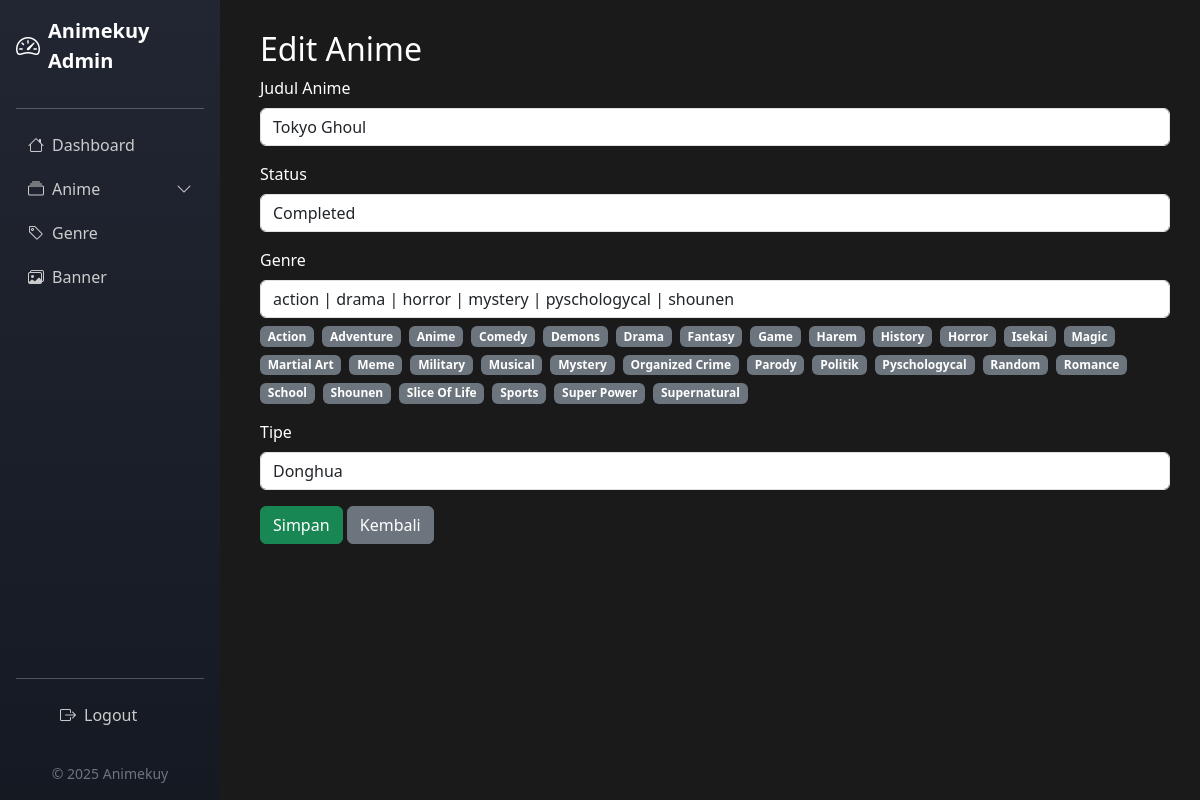
/admin/edit_anime.php?id=17 (signed in), run on the app's committed database.
### tables this page shows
CREATE TABLE `tb_anime` (
  `id_anime` int(11) NOT NULL,
  `judul` varchar(255) NOT NULL,
  `deskripsi` text NOT NULL,
  `image` varchar(255) NOT NULL,
  `status` varchar(255) NOT NULL,
  `genre` varchar(255) NOT NULL,
  `tipe` varchar(50) DEFAULT 'anime'
);

### admin/edit_anime.php (the view, shortened to what this page needs)
<?php
include '../koneksi/koneksi.php';
$id = $_GET['id'];
$data = mysqli_query($conn, "SELECT * FROM tb_anime WHERE id_anime='$id'");
$anime = mysqli_fetch_assoc($data);
$genreResult = mysqli_query($conn, "SELECT genre FROM tb_genre ORDER BY genre ASC");
$genreList = [];
while ($row = mysqli_fetch_assoc($genreResult)) {
    $genreList[] = $row['genre'];
}
?>
<!DOCTYPE html>
<html lang="en">
<head>
    <link rel="stylesheet" href="https://cdn.jsdelivr.net/npm/bootstrap@5.3.2/dist/css/bootstrap.min.css">
    <link rel="stylesheet" href="https://cdn.jsdelivr.net/npm/bootstrap-icons@1.10.5/font/bootstrap-icons.css">
</head>
<body>
    <?php include 'components/sidebar.php'; ?>
    <div class="content">
        <h2>Edit Anime</h2>
        <form method="POST">
            <div class="mb-3">
                <label class="form-label">Judul Anime</label>
                <input type="text" name="judul" class="form-control" value="<?= htmlspecialchars($anime['judul']) ?>" required>
            </div>
            <div class="mb-3">
                <label class="form-label">Status</label>
                <select name="status" class="form-control">
                    <option value="Completed" <?= $anime['status'] == 'Completed' ? 'selected' : '' ?>>Completed</option>
                </select>
            </div>
            <div class="mb-3">
                <label class="form-label">Genre</label>
                <input type="text" id="genreInput" name="genre" class="form-control" value="<?= htmlspecialchars($anime['genre']) ?>" required>
                <div id="genreList" class="mt-2 d-flex flex-wrap gap-2">
                    <?php foreach ($genreList as $g): ?>
                        <span class="badge bg-secondary genre-badge" onclick="addGenre('<?= $g ?>')"><?= ucwords($g) ?></span>
                    <?php endforeach; ?>
                </div>
            </div>
            <div class="mb-3">
                <label class="form-label">Tipe</label>
                <select name="tipe" class="form-control">
                    <option value="donghua" <?= $anime['tipe'] == 'donghua' ? 'selected' : '' ?>>Donghua</option>
                </select>
            </div>
            <button type="submit" name="submit" class="btn btn-success">Simpan</button>
            <a href="index.php" class="btn btn-secondary">Kembali</a>
        </form>
    </div>
</body>
</html>

### admin/edit_anime.php (style rules this page uses)
body { background-color: #1a1a1a; color: white; }
.content { margin-left: 230px; padding: 30px; min-height: 100vh; }
.genre-badge { cursor: pointer; transition: 0.2s ease; }

### data on the page
tb_anime: judul "Tokyo Ghoul", status "Completed", genre "action | drama | horror | mystery | pyschologycal | shounen", tipe "Donghua"

### other printed values
$g "Action"
$g "Adventure"
$g "Anime"
$g "Comedy"
$g "Demons"
$g "Drama"
$g "Fantasy"
$g "Game"
$g "Harem"
$g "History"
$g "Horror"
$g "Isekai"
$g "Magic"
$g "Martial Art"
$g "Meme"
